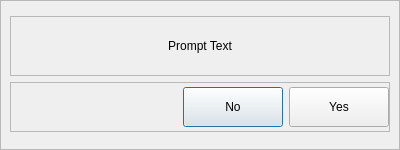
<?xml version="1.0" encoding="UTF-8"?>
<ui version="4.0">
 <class>Dialog</class>
 <widget class="QDialog" name="Dialog">
  <property name="geometry">
   <rect>
    <x>0</x>
    <y>0</y>
    <width>400</width>
    <height>150</height>
   </rect>
  </property>
  <property name="windowTitle">
   <string>Dialog</string>
  </property>
  <property name="autoFillBackground">
   <bool>false</bool>
  </property>
  <layout class="QVBoxLayout" name="verticalLayout">
   <property name="spacing">
    <number>0</number>
   </property>
   <property name="leftMargin">
    <number>0</number>
   </property>
   <property name="topMargin">
    <number>0</number>
   </property>
   <property name="rightMargin">
    <number>0</number>
   </property>
   <property name="bottomMargin">
    <number>0</number>
   </property>
   <item>
    <widget class="QFrame" name="dialog_window">
     <property name="frameShape">
      <enum>QFrame::StyledPanel</enum>
     </property>
     <property name="frameShadow">
      <enum>QFrame::Raised</enum>
     </property>
     <layout class="QVBoxLayout" name="verticalLayout_2">
      <property name="spacing">
       <number>0</number>
      </property>
      <item>
       <widget class="QFrame" name="title_frame">
        <property name="minimumSize">
         <size>
          <width>0</width>
          <height>60</height>
         </size>
        </property>
        <property name="maximumSize">
         <size>
          <width>16777215</width>
          <height>60</height>
         </size>
        </property>
        <property name="frameShape">
         <enum>QFrame::StyledPanel</enum>
        </property>
        <property name="frameShadow">
         <enum>QFrame::Raised</enum>
        </property>
        <layout class="QVBoxLayout" name="verticalLayout_3">
         <property name="spacing">
          <number>0</number>
         </property>
         <property name="leftMargin">
          <number>0</number>
         </property>
         <property name="topMargin">
          <number>0</number>
         </property>
         <property name="rightMargin">
          <number>0</number>
         </property>
         <property name="bottomMargin">
          <number>0</number>
         </property>
         <item>
          <widget class="QLabel" name="logo">
           <property name="styleSheet">
            <string notr="true">font: 500 10pt &quot;Segoe UI Black&quot;;</string>
           </property>
           <property name="text">
            <string>Prompt Text</string>
           </property>
           <property name="alignment">
            <set>Qt::AlignCenter</set>
           </property>
          </widget>
         </item>
        </layout>
       </widget>
      </item>
      <item>
       <widget class="QFrame" name="control_frame">
        <property name="minimumSize">
         <size>
          <width>0</width>
          <height>50</height>
         </size>
        </property>
        <property name="maximumSize">
         <size>
          <width>16777215</width>
          <height>50</height>
         </size>
        </property>
        <property name="frameShape">
         <enum>QFrame::StyledPanel</enum>
        </property>
        <property name="frameShadow">
         <enum>QFrame::Raised</enum>
        </property>
        <layout class="QHBoxLayout" name="horizontalLayout">
         <property name="leftMargin">
          <number>0</number>
         </property>
         <property name="topMargin">
          <number>0</number>
         </property>
         <property name="rightMargin">
          <number>0</number>
         </property>
         <property name="bottomMargin">
          <number>0</number>
         </property>
         <item>
          <spacer name="horizontalSpacer">
           <property name="orientation">
            <enum>Qt::Horizontal</enum>
           </property>
           <property name="sizeHint" stdset="0">
            <size>
             <width>108</width>
             <height>20</height>
            </size>
           </property>
          </spacer>
         </item>
         <item>
          <widget class="QPushButton" name="cancel_btn">
           <property name="minimumSize">
            <size>
             <width>100</width>
             <height>40</height>
            </size>
           </property>
           <property name="styleSheet">
            <string notr="true"/>
           </property>
           <property name="text">
            <string>No</string>
           </property>
           <property name="class" stdset="0">
            <string>SecondaryButton</string>
           </property>
          </widget>
         </item>
         <item>
          <widget class="QPushButton" name="save_btn">
           <property name="minimumSize">
            <size>
             <width>100</width>
             <height>40</height>
            </size>
           </property>
           <property name="text">
            <string>Yes</string>
           </property>
          </widget>
         </item>
        </layout>
       </widget>
      </item>
     </layout>
    </widget>
   </item>
  </layout>
 </widget>
 <resources/>
 <connections/>
</ui>
